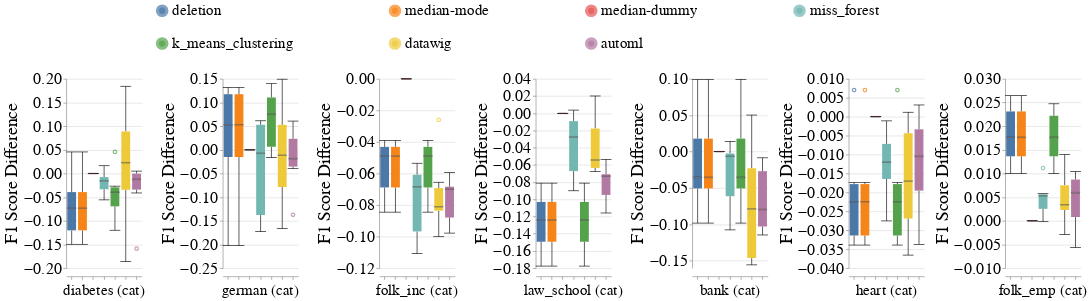

The cell this chart's notebook holds for it:
### Markdown cell above
### Disparity Metrics

### Code cell
create_box_plots_for_diff_imputers_and_datasets_for_mixed_exp(train_injection_scenario='MNAR3',
                                                              test_injection_scenario='MNAR3',
                                                              metric_name='f1_score',
                                                              dataset_to_column_name=DATASET_TO_COLUMN_NAME,
                                                              dataset_to_group=DATASETS_SENSITIVE_ATTRS,
                                                              db_client=db_client,
                                                              without_dummy=False)

### Figure 1 — Vega-Lite specification as saved in the notebook (floating-point values rounded to 4 significant figures; data arrays with more than 128 entries replaced by an {"elided": "..."} marker saying what was removed)
{"config": {"view": {"continuousWidth": 400, "continuousHeight": 300, "stroke": null}, "axis": {"labelFontSize": 26, "labelFontWeight": "normal", "titleFontSize": 28, "titleFontWeight": "normal"}, "facet": {"spacing": 15}, "header": {"labelFontSize": 24, "labelOrient": "bottom", "labelPadding": 5, "titleFontSize": 28}, "legend": {"columns": 4, "direction": "horizontal", "labelFontSize": 24, "labelLimit": 400, "orient": "top", "symbolOffset": 140, "symbolStrokeWidth": 10, "titleAnchor": "middle", "titleFontSize": 26, "titleLimit": 300}, "title": {"fontSize": 28}}, "data": {"name": "data-304a58acafe0d4e15f4078f6993a1f45"}, "mark": {"type": "boxplot", "median": {"stroke": "black", "strokeWidth": 0.7}, "ticks": true}, "encoding": {"color": {"field": "Null_Imputer_Name", "sort": ["deletion", "median-mode", "median-dummy", "miss_forest", "k_means_clustering", "datawig", "automl"], "title": null, "type": "nominal"}, "column": {"field": "Extended_Dataset_Name", "sort": {"field": "Dataset_Sequence_Number", "order": "ascending"}, "title": null, "type": "nominal"}, "x": {"axis": {"labels": false}, "field": "Null_Imputer_Name", "sort": ["deletion", "median-mode", "median-dummy", "miss_forest", "k_means_clustering", "datawig", "automl"], "title": null, "type": "nominal"}, "y": {"field": "F1_Score_Difference", "scale": {"zero": false}, "title": "F1 Score Difference", "type": "quantitative"}}, "resolve": {"scale": {"y": "independent"}}, "width": 120, "$schema": "https://vega.github.io/schema/vega-lite/v4.17.0.json", "datasets": {"data-304a58acafe0d4e15f4078f6993a1f45": {"elided": "294 records"}}}
